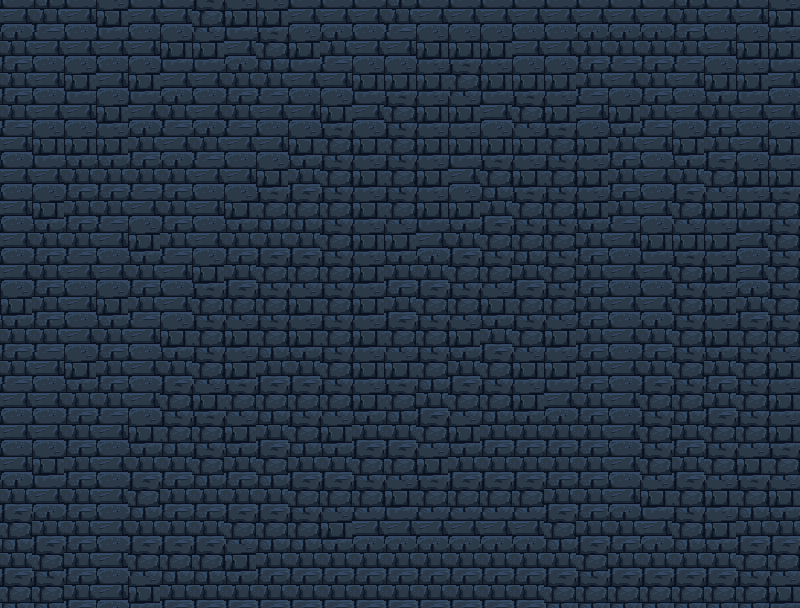

Rendered tile map (Tiled .tmx) drawn with the repository's tilesets; below, a short description and the map source with its tile grids summarised:
An orthogonal 25x19 tile map with 32x32 px tiles, 1 tile layer (Tiles), 3 tilesets and 155 objects (146x Wall, 4x Fire, 3x Torch, Player, Door).

<map version="1.10" tiledversion="1.11.1" orientation="orthogonal" renderorder="left-up" width="25" height="19" tilewidth="32" tileheight="32" infinite="0" nextlayerid="3" nextobjectid="190">
 <tileset firstgid="1" source="../tsx/bg.tsx" />
 <tileset firstgid="2" source="../tsx/brick_1.tsx" />
 <tileset firstgid="3" source="../tsx/brick_5.tsx" />
 <layer id="1" name="Tiles" width="25" height="19">
  <data>[475 cells, 475 non-empty, 4 distinct tile ids]</data>
 </layer>
 <objectgroup id="2" name="Object">
  <object id="22" name="Wall" x="416" y="224">
   <polygon points="0,0 32,0 32,32 0,32" />
  </object>
  <object id="23" name="Wall" x="480" y="128">
   <polygon points="0,0 32,0 32,32 0,32" />
  </object>
  <object id="25" name="Wall" x="672" y="128">
   <polygon points="0,0 32,0 32,32 0,32" />
  </object>
  <object id="28" name="Player" x="64" y="544" width="32" height="32" />
  <object id="33" name="Wall" x="0" y="0" width="32" height="32" />
  <object id="34" name="Wall" x="32" y="0" width="32" height="32" />
  <object id="35" name="Wall" x="64" y="0" width="32" height="32" />
  <object id="36" name="Wall" x="96" y="0" width="32" height="32" />
  <object id="37" name="Wall" x="160" y="0" width="32" height="32" />
  <object id="38" name="Wall" x="192" y="0" width="32" height="32" />
  <object id="39" name="Wall" x="224" y="0" width="32" height="32" />
  <object id="40" name="Wall" x="256" y="0" width="32" height="32" />
  <object id="41" name="Wall" x="288" y="0" width="32" height="32" />
  <object id="42" name="Wall" x="320" y="0" width="32" height="32" />
  <object id="43" name="Wall" x="352" y="0" width="32" height="32" />
  <object id="44" name="Wall" x="384" y="0" width="32" height="32" />
  <object id="45" name="Wall" x="416" y="0" width="32" height="32" />
  <object id="46" name="Wall" x="448" y="0" width="32" height="32" />
  <object id="47" name="Wall" x="480" y="0" width="32" height="32" />
  <object id="48" name="Wall" x="128" y="0" width="32" height="32" />
  <object id="49" name="Wall" x="0" y="32" width="32" height="32" />
  <object id="50" name="Wall" x="0" y="64" width="32" height="32" />
  <object id="51" name="Wall" x="0" y="96" width="32" height="32" />
  <object id="52" name="Wall" x="0" y="128" width="32" height="32" />
  <object id="53" name="Wall" x="0" y="160" width="32" height="32" />
  <object id="54" name="Wall" x="0" y="192" width="32" height="32" />
  <object id="55" name="Wall" x="0" y="224" width="32" height="32" />
  <object id="56" name="Wall" x="0" y="256" width="32" height="32" />
  <object id="57" name="Wall" x="0" y="288" width="32" height="32" />
  <object id="58" name="Wall" x="64" y="224" width="32" height="32" />
  <object id="59" name="Wall" x="64" y="256" width="32" height="32" />
  <object id="60" name="Wall" x="64" y="288" width="32" height="32" />
  <object id="61" name="Wall" x="160" y="160" width="32" height="32" />
  <object id="62" name="Wall" x="160" y="192" width="32" height="32" />
  <object id="63" name="Wall" x="160" y="224" width="32" height="32" />
  <object id="64" name="Wall" x="160" y="256" width="32" height="32" />
  <object id="65" name="Wall" x="192" y="256" width="32" height="32" />
  <object id="66" name="Wall" x="224" y="256" width="32" height="32" />
  <object id="67" name="Wall" x="256" y="224" width="32" height="32" />
  <object id="68" name="Wall" x="256" y="256" width="32" height="32" />
  <object id="69" name="Wall" x="256" y="288" width="32" height="32" />
  <object id="70" name="Wall" x="32" y="352" width="32" height="32" />
  <object id="71" name="Wall" x="64" y="352" width="32" height="32" />
  <object id="72" name="Wall" x="96" y="352" width="32" height="32" />
  <object id="73" name="Wall" x="0" y="320" width="32" height="32" />
  <object id="74" name="Wall" x="0" y="352" width="32" height="32" />
  <object id="75" name="Wall" x="0" y="384" width="32" height="32" />
  <object id="76" name="Wall" x="0" y="416" width="32" height="32" />
  <object id="77" name="Wall" x="0" y="448" width="32" height="32" />
  <object id="78" name="Wall" x="0" y="480" width="32" height="32" />
  <object id="79" name="Wall" x="0" y="512" width="32" height="32" />
  <object id="80" name="Wall" x="0" y="544" width="32" height="32" />
  <object id="81" name="Wall" x="0" y="576" width="32" height="32" />
  <object id="82" name="Wall" x="32" y="576" width="32" height="32" />
  <object id="83" name="Wall" x="64" y="576" width="32" height="32" />
  <object id="84" name="Wall" x="96" y="576" width="32" height="32" />
  <object id="85" name="Wall" x="128" y="576" width="32" height="32" />
  <object id="86" name="Wall" x="160" y="576" width="32" height="32" />
  <object id="87" name="Wall" x="192" y="576" width="32" height="32" />
  <object id="88" name="Wall" x="224" y="576" width="32" height="32" />
  <object id="89" name="Wall" x="256" y="576" width="32" height="32" />
  <object id="90" name="Wall" x="288" y="576" width="32" height="32" />
  <object id="91" name="Wall" x="320" y="576" width="32" height="32" />
  <object id="92" name="Wall" x="352" y="576" width="32" height="32" />
  <object id="93" name="Wall" x="384" y="576" width="32" height="32" />
  <object id="94" name="Wall" x="416" y="576" width="32" height="32" />
  <object id="95" name="Wall" x="448" y="576" width="32" height="32" />
  <object id="96" name="Wall" x="480" y="576" width="32" height="32" />
  <object id="97" name="Wall" x="128" y="480" width="32" height="32" />
  <object id="98" name="Wall" x="160" y="480" width="32" height="32" />
  <object id="99" name="Wall" x="192" y="480" width="32" height="32" />
  <object id="100" name="Wall" x="320" y="448" width="32" height="32" />
  <object id="101" name="Wall" x="352" y="448" width="32" height="32" />
  <object id="102" name="Wall" x="384" y="448" width="32" height="32" />
  <object id="103" name="Wall" x="416" y="448" width="32" height="32" />
  <object id="104" name="Wall" x="384" y="320" width="32" height="32" />
  <object id="105" name="Wall" x="416" y="320" width="32" height="32" />
  <object id="106" name="Wall" x="448" y="320" width="32" height="32" />
  <object id="108" name="Wall" x="288" y="128" width="32" height="32" />
  <object id="109" name="Wall" x="320" y="128" width="32" height="32" />
  <object id="110" name="Wall" x="352" y="128" width="32" height="32" />
  <object id="111" name="Wall" x="512" y="160" width="32" height="32" />
  <object id="112" name="Wall" x="544" y="160" width="32" height="32" />
  <object id="113" name="Wall" x="576" y="160" width="32" height="32" />
  <object id="114" name="Wall" x="608" y="160" width="32" height="32" />
  <object id="115" name="Wall" x="640" y="160" width="32" height="32" />
  <object id="116" name="Wall" x="544" y="64" width="32" height="32" />
  <object id="117" name="Wall" x="544" y="96" width="32" height="32" />
  <object id="118" name="Wall" x="608" y="64" width="32" height="32" />
  <object id="119" name="Wall" x="608" y="96" width="32" height="32" />
  <object id="120" name="Wall" x="512" y="0" width="32" height="32" />
  <object id="121" name="Wall" x="544" y="0" width="32" height="32" />
  <object id="122" name="Wall" x="576" y="0" width="32" height="32" />
  <object id="123" name="Wall" x="608" y="0" width="32" height="32" />
  <object id="124" name="Wall" x="640" y="0" width="32" height="32" />
  <object id="125" name="Wall" x="672" y="0" width="32" height="32" />
  <object id="126" name="Wall" x="704" y="0" width="32" height="32" />
  <object id="127" name="Wall" x="736" y="0" width="32" height="32" />
  <object id="128" name="Wall" x="768" y="0" width="32" height="32" />
  <object id="129" name="Wall" x="768" y="32" width="32" height="32" />
  <object id="130" name="Wall" x="768" y="64" width="32" height="32" />
  </objectgroup>
</map>
<!-- 54 of 155 objects omitted -->
